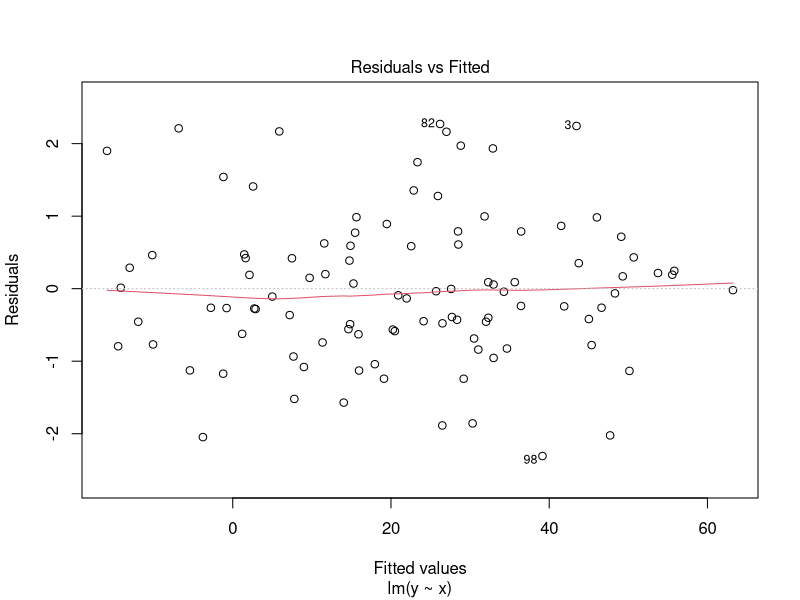
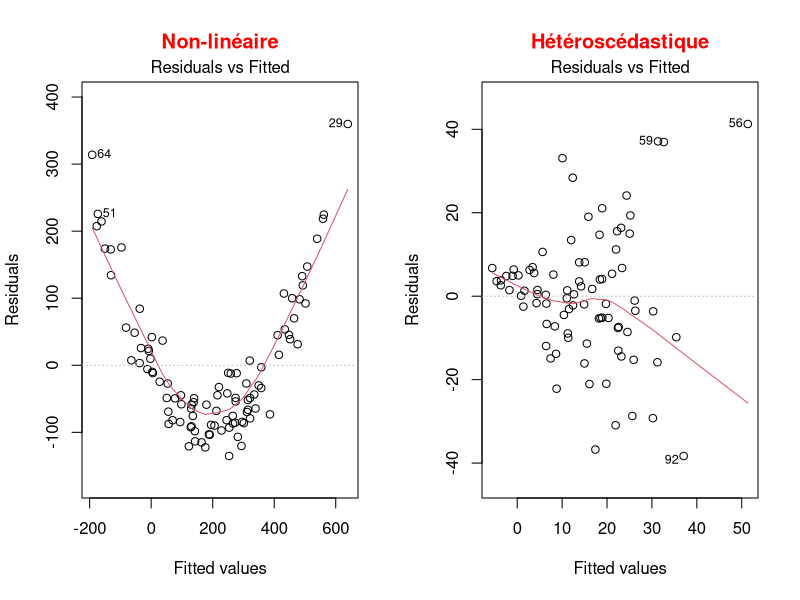
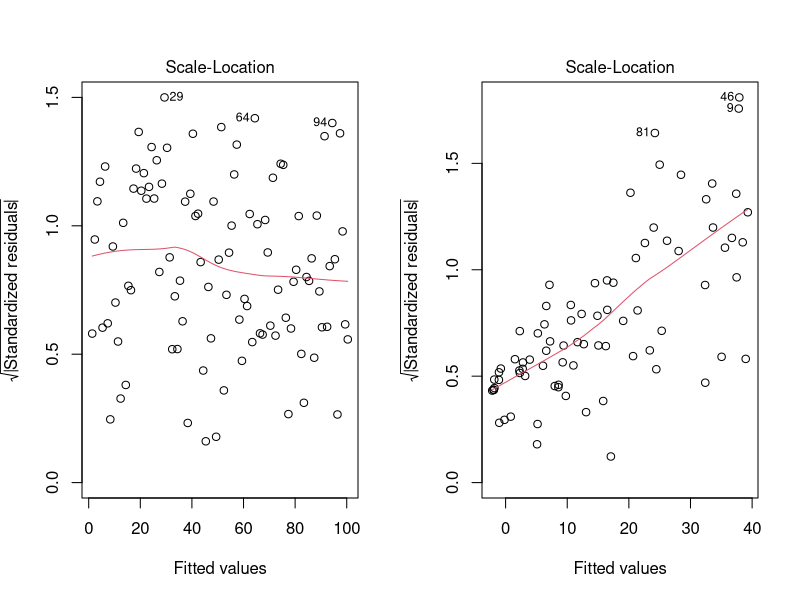
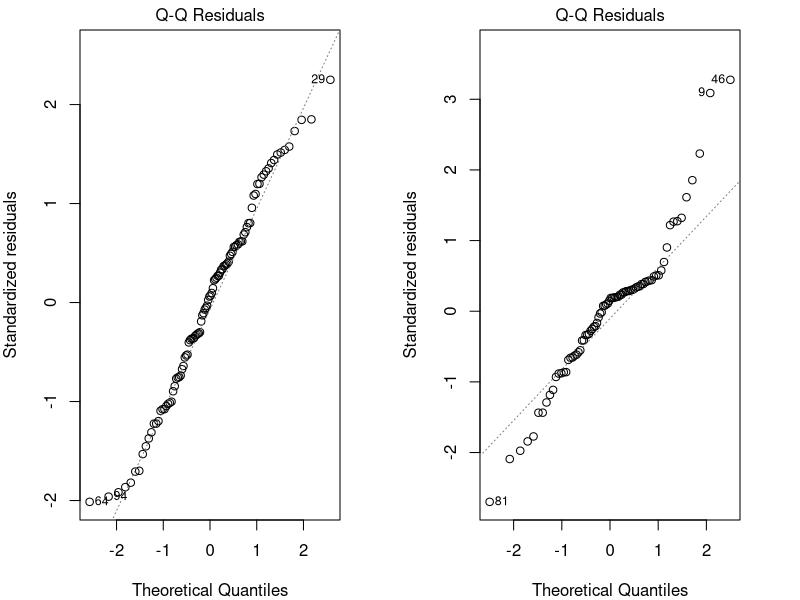
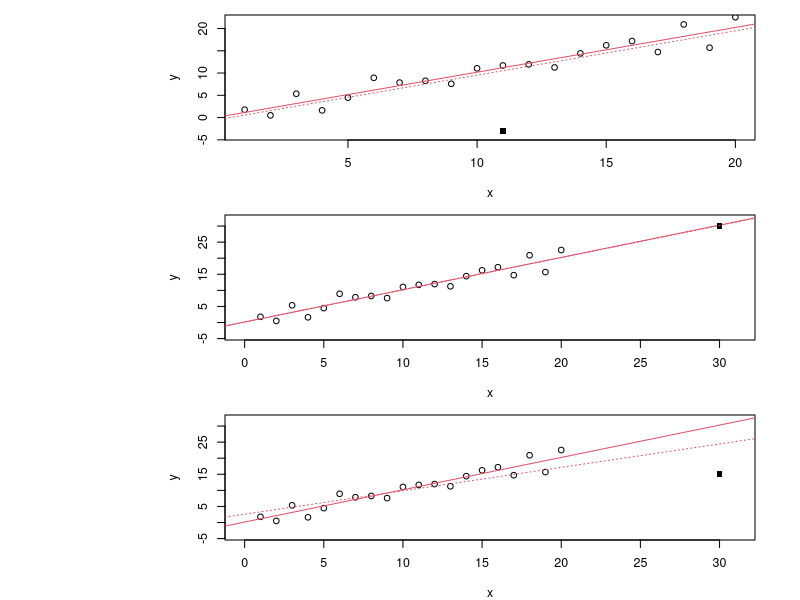
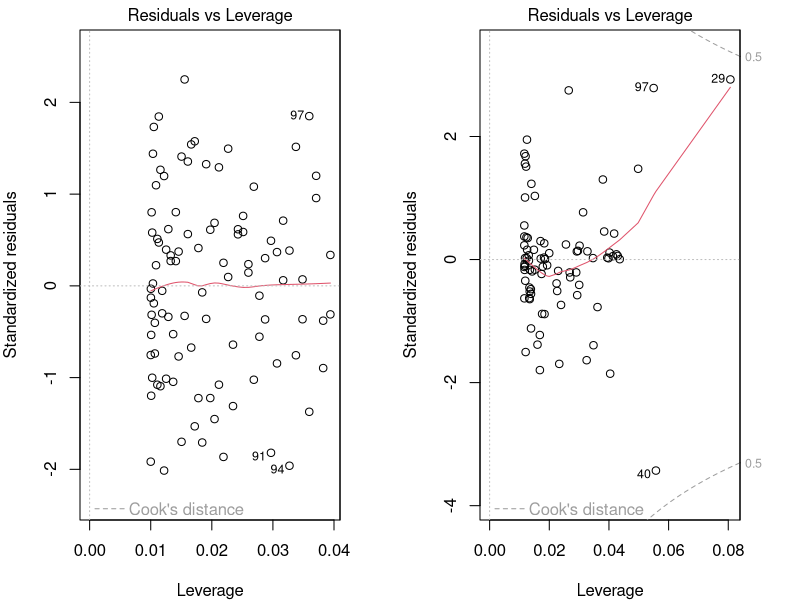
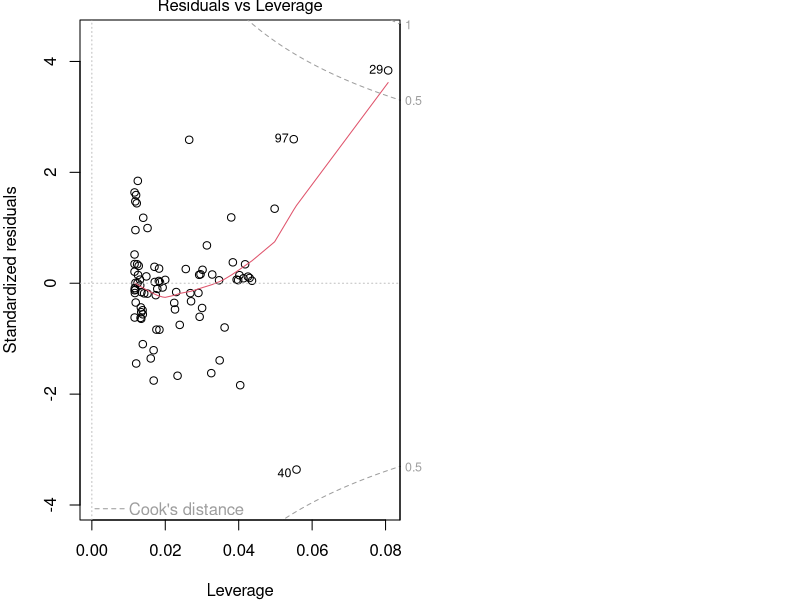
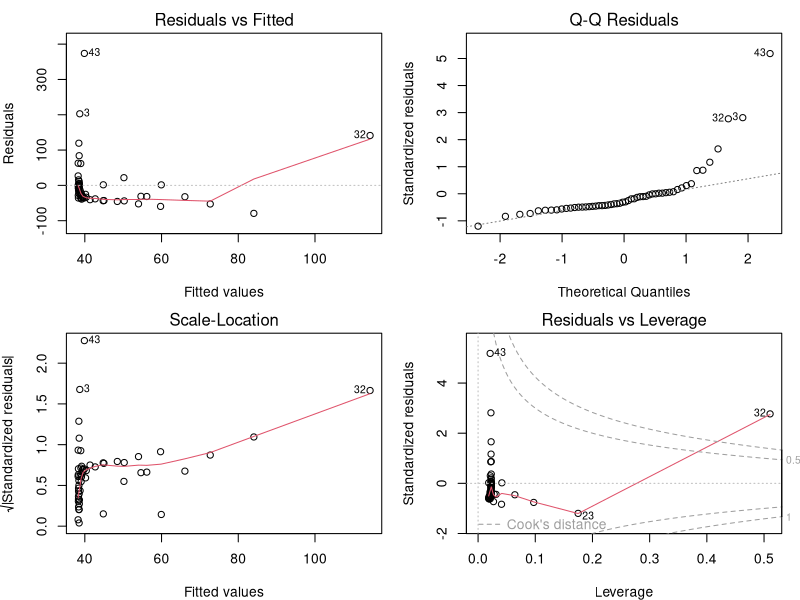

Recreate these plots in R, in order. (Note: this script raises an error after producing the figures.)
## ---- chunk 1
knitr::opts_chunk$set(
  comment = "#",
  collapse = TRUE,
  cache = TRUE,
  warning = FALSE,
  message = FALSE,
  fig.width=6, fig.height=6,
  fig.align = 'center'
)
## ---- chunk 2
options(repos=structure(c(CRAN="http://cran.r-project.org")))
## ---- chunk 3
if (!require(dplyr)) install.packages("dplyr")
library(dplyr)

if (!require(kableExtra)) install.packages("kableExtra")
library(kableExtra)

if (!require(vegan)) install.packages("vegan")
library(vegan)

if (!require(e1071)) install.packages("e1071")
library(e1071)

if (!require(MASS)) install.packages("MASS")
library(MASS)

if (!require(car)) install.packages("car")
library(car)
## ---- chunk 4
bird <- read.csv("Scripts_and_data/birdsdiet.csv")
## ---- chunk 5
str(bird)
## ---- chunk 6
str(bird)
## ---- chunk 7
lm1 <- lm(MaxAbund ~ Mass, data = bird)
## ---- chunk 8
  set.seed(1234564)
  x <- rnorm(100,10,10)
  y <- 2*x+0 + rnorm(100)
  lm <- lm(y~x)
  plot(lm, which = 1)
## ---- chunk 9
par(mfrow=c(1,2))
set.seed(1234564)
x = rnorm(100,10,10)
y = (x)^2 + rnorm(length(x),0,30)
lm=lm(y~scale(x))
plot(lm,which = 1, main = "Non-linéaire", col.main="red")

x = rnorm(100,10,10)
y = (x) + 0 + rnorm(length(x), 0, x)
lm=lm(y~scale(x))
plot(lm,which = 1, main = "Hétéroscédastique", col.main="red")
## ---- chunk 10
par(mfrow=c(1,2))
set.seed(1234564)
x <- 1:100
y <- x + rnorm(100,sd=5)
lm=lm(y~x)
plot(lm,which = 3)

set.seed(2)
x = rnorm(100,10,10)
y = (x) + 0 + rnorm(length(x), 0, x)
lm=lm(y~scale(x))
plot(lm,which = 3)
## ---- chunk 11
par(mfrow=c(1,2), mar = c(4, 4, 1.5, 3))
set.seed(1234564)
x <- 1:100
y <- x + rnorm(100,sd=5)
lm=lm(y~x)
plot(lm, which = 2)

set.seed(2)
x = rnorm(100,10,10)
y = (x) + 0 + rnorm(length(x), 0, x)
lm=lm(y~scale(x))
plot(lm, which = 2)
## ---- chunk 12
par(mfrow=c(3, 1), mar = c(4, 15, 1, 3), cex = 0.75)
set.seed(1234564)
x <- 1:20
y <- rnorm(x, x, 2)
lm0 <- lm(y ~ x)
# plot 1
plot(x, y, ylim = c(-4, 22)); abline(lm0, col = 2); points(11, -3, pch = 15)
# add 20, 10 point to the new lm
xx <- c(x, 11); yy <- c(y, -3)
abline(lm(yy ~ xx), col = 2, lty = 3)
text(-20, 10, srt=0, adj = 0, labels = "* Pas d'effet de levier \n* Faible influence
", xpd = TRUE, cex = 1.5)
# plot 2
plot(x, y, ylim = c(-4, 32), xlim = c(0, 31)); abline(lm0, col = 2); points(30, 30, pch = 15)
# add 20, 10 point to the new lm
xx <- c(x, 30); yy <- c(y, 30)
abline(lm(yy ~ xx), col = 2, lty = 3)
text(-33, 15, srt=0, adj = 0, labels = "* Effet de levier \n* Pas d'influence", xpd = TRUE, cex = 1.5)

# plot 3
plot(x, y, ylim = c(-4, 32), xlim = c(0, 31)); abline(lm0, col = 2); points(30, 15, pch = 15)
# add 20, 10 point to the new lm
xx <- c(x, 30); yy <- c(y, 15)
abline(lm(yy ~ xx), col = 2, lty = 3)
text(-33, 15, srt=0, adj = 0, labels = '* Effet de levier \n* Influence élevée', xpd = TRUE, cex = 1.5)
## ---- chunk 13
par(mfrow=c(1,2), mar = c(4, 4, 1.5, 3))
set.seed(1234564)
x <- 1:100
y <- x + rnorm(100,sd=5)
lm=lm(y~x)
plot(lm, which = 5)

set.seed(1234564)
x = rnorm(100,10,10)
y = (x) + 0 + rnorm(length(x), 0, x)
lm=lm(y~scale(x))
plot(lm, which = 5)
## ---- chunk 14
par(mar = c(4, 4, 1, 0))
set.seed(1234564)
x = rnorm(100,10,10)
y = (x) + 0 + rnorm(length(x), 0, x)
y[29] <- 100
lm=lm(y~scale(x))
plot(lm, which = 5)
## ---- chunk 15
par(mfrow=c(2,2), mar = c(4,4,2,1.1), oma =c(0,0,0,0))
plot(lm1)
## ---- chunk 16
par(mfrow=c(1,3), mar = c(4,4,3,1), cex = 0.8)
plot(bird$MaxAbund ~ bird$Mass)
abline(lm1) # adds the best-fit line
hist(bird$MaxAbund) # hist() produces a histogram of the variable
hist(bird$Mass)
## ---- chunk 17
shapiro.test(bird$MaxAbund)
shapiro.test(bird$Mass)
## ---- chunk 18
skewness(bird$MaxAbund)
skewness(bird$Mass)
## ---- chunk 19
bird$logMaxAbund <- log10(bird$MaxAbund)
bird$logMass <- log10(bird$Mass)
## ---- chunk 20
lm2 <- lm(logMaxAbund ~ logMass, data = bird)
## ---- chunk 21
par(mfrow=c(2,2), mar=c(3,4,1.15,1.2))
plot(lm2)
## ---- chunk 22
par(mfrow=c(1,3), mar=c(4,4,1.15,1.2))
plot(logMaxAbund ~ logMass, data=bird)
abline(lm2)
hist(log10(bird$MaxAbund))
hist(log10(bird$Mass))
## ---- chunk 23
summary(lm2)
## ---- chunk 24
lm2$coef
summary(lm2)$coefficients
summary(lm2)$r.squared
## ---- chunk 25
summary(lm2)
## ---- chunk 26
lm3 <- lm(logMaxAbund~logMass, data=bird, subset=!bird$Aquatic)
# removes aquatic birds (= TRUE)
# or equivalently
lm3 <- lm(logMaxAbund~logMass, data=bird, subset=bird$Aquatic == 0)
## ---- chunk 27
par(mfrow=c(1,2), mar = c(4, 4, 3, 1))
plot(logMaxAbund~logMass, data=bird, main = 'Tous les oiseaux')
abline(lm2, col = 'red')
plot(logMaxAbund~logMass, data=bird, subset=!bird$Aquatic, main = 'Oiseaux terrestres')
abline(lm3, col = 'red')
## ---- chunk 28
# Run the model
lm4 <- lm(logMaxAbund ~ logMass, data=bird, subset=bird$Passerine == 1)
summary(lm4)
## ---- chunk 29
# diagnostic plots
par(mfrow=c(2,2), mar = c(4,4,2,1.1), oma =c(0,0,0,0))
plot(lm4)
## ---- chunk 30
# Recall: we want adj.r.squared
summary(lm2)$adj.r.squared
summary(lm3)$adj.r.squared
summary(lm4)$adj.r.squared
## ---- chunk 31
boxplot(logMass ~ Aquatic,
        data = bird, names = c("Non aquatique", "Aquatique"))
## ---- chunk 32
var.test(logMass ~ Aquatic, data = bird)
## ---- chunk 33
ttest1 <- t.test(logMass ~ Aquatic, var.equal = TRUE, data = bird)

# Or use lm()
ttest.lm1 <- lm(logMass ~ Aquatic, data=bird)
## ---- chunk 34
ttest1$statistic^2
anova(ttest.lm1)$F
# réponse : F=60.3845 dans les deux cas
## ---- chunk 35
ttest1
## ---- chunk 36
# Unilateral t-test
uni.ttest1 <- t.test(logMass ~ Aquatic,
                     var.equal = TRUE,
                     data = bird,
                     alternative = "less")
## ---- chunk 37
uni.ttest1
## ---- chunk 38
str(bird)
## ---- chunk 39
par(mar = c(4, 4, 0.5, 1))
boxplot(logMaxAbund ~ Diet, data = bird,
  ylab = expression("log"[10]*"(Abondance maximale)"), xlab = 'Régime alimentaire')
## ---- chunk 40
par(mar=c(4,4,.1,1))
med <- sort(tapply(bird$logMaxAbund, median))
boxplot(logMaxAbund ~ factor(Diet, levels = names(med)), data = bird,
        ylab = expression("log"[10]*"(Abondance maximale)"), xlab = 'Régime alimentaire')
## ---- chunk 41
par(mar=c(4,4,.4,1))
plot.design(logMaxAbund ~ Diet, data=bird,
  ylab = expression("log"[10]*"(Abondance maximale)"))
## ---- chunk 42
anov1 <- lm(logMaxAbund ~ Diet,
            data = bird)
## ---- chunk 43
aov1 <- aov(logMaxAbund ~ Diet,
            data = bird)
## ---- chunk 44
anova(anov1)
## ---- chunk 45
summary(aov1)
## ---- chunk 46
bartlett.test(logMaxAbund ~ Diet,
              data = bird)
## ---- chunk 47
shapiro.test(resid(anov1))
## ---- chunk 48
summary(anov1)
## ---- chunk 49
summary.lm(aov1)
## ---- chunk 50
TukeyHSD(aov(anov1), ordered = TRUE)
## ---- chunk 51
par(mar=c(3,3,0.5,0.5))
sd <- tapply(bird$logMaxAbund, sd)
means <- tapply(bird$logMaxAbund, mean)
n <- length(bird$logMaxAbund)
se <- 1.96*sd/sqrt(n)
bp <- barplot(means, ylim = c(0, max(bird$logMaxAbund) - 0.5))
epsilon = 0.1
segments(bp, means - se, bp, means + se, lwd=2) # barres verticales
segments(bp - epsilon, means - se, bp + epsilon, means - se, lwd = 2) # barres horizontales
segments(bp - epsilon, means + se, bp + epsilon, means + se, lwd = 2) # barres horizontales
## ---- chunk 52
anov2 <- lm(logMaxAbund ~ Diet*Aquatic, data = bird)
summary(anov2)
## ---- chunk 53
anov2 <- lm(logMaxAbund ~ Diet*Aquatic, data = bird)
anova(anov2)
## ---- chunk 54
## functions
f1 <- function(x, a, b) {
  return(x*a+b)
}
# conf for plot
col = rgb(118, 143, 175, maxColorValue = 255)
x <- 1:20
par(mfrow = c(1, 3), mar = c(1, 1, 6.5, 4))

# plot 1
plot(x, f1(x, a=1.1,b=2), ylim = c(0, 60), type = 'l', lwd = 2.5, xaxt = "n", yaxt = "n", xlab = "", ylab = "", bty='l', col = col)
lines(f1(x, a=1.1,b=17), lwd = 2.5, col = col)
lines(f1(x, a=0.6,b=22), lwd = 2.5, col = col)
lines(f1(x, a=1.1,b=40), lwd = 2.5, col = col)
mtext('Un niveau du facteur\n a une pente différente', side = 3, line = 2, cex = 1.5)
# plot 2
plot(x, f1(x, a=.5,b=2), ylim = c(0, 60), type = 'l', lwd = 2.5, xaxt = "n", yaxt = "n", xlab = "", ylab = "", bty='l', col = col)
lines(f1(x, a=1.1,b=17), lwd = 2.5, col = col)
lines(f1(x, a=1.1,b=22), lwd = 2.5, col = col)
lines(f1(x, a=0.01,b=40), lwd = 2.5, col = col)
mtext('Des nombreaux niveaux ont\n des pentes différentes', side = 3, line = 2, cex = 1.5)
# plot 3
plot(x, f1(x, a=1.1,b=2), ylim = c(0, 60), type = 'l', lwd = 2.5, xaxt = "n", yaxt = "n", xlab = "", ylab = "", bty='l', col = col)
lines(f1(x, a=1.1,b=17), lwd = 2.5, col = col)
lines(f1(x, a=1.1,b=22), lwd = 2.5, col = col)
lines(f1(x, a=1.1,b=40), lwd = 2.5, col = col)
mtext("Pas d'interaction", side = 3, line = 2, cex = 1.5)
## ---- chunk 55
# plot to simulate effects::effect() plot
a = 40; b =20; sd = 8
par(mar=c(4,4,.5,1))
plot(c(a, b), ylim = c(10, 50), xlim = c(0.9, 2.1), xlab = 'factor Z', ylab = 'Y', xaxt = 'n')
lines(c(a, b), col = 4, pch = 1.5)
segments(c(1, 2), c(a-sd, b-sd), c(1,2), c(a+sd, b+sd), lwd = 1.5, col = 'orange')
segments(c(1, 2) - .04, c(a, b) + sd, c(1, 2) + .04, c(a, b) + sd, lwd = 1.5, col = 'orange')
segments(c(1, 2) - .04, c(a, b) - sd, c(1, 2) + .04, c(a, b) - sd, lwd = 1.5, col = 'orange')
points(c(1, 2), c(a, b), pch = 16, col = 4)
axis(1, at = c(1, 2), labels = FALSE) # add ticks
mtext(c('Level 1', 'Level 2'), 1, at = 1:2, line = 0.5) # add labels to ticks
## ---- chunk 56
str(bird)
## ---- chunk 57
ancov1 <- lm(logMaxAbund ~ logMass*Diet,
             data = bird)
anova(ancov1)
## ---- chunk 58
ancov2 <- lm(logMaxAbund ~ logMass + Diet,
             data = bird)
anova(ancov2)
## ---- chunk 59
Dickcissel = read.csv("Scripts_and_data/dickcissel.csv")
str(Dickcissel)
## ---- chunk 60
# select variables
var <- c('clTma', 'NDVI', 'grass', 'abund')
plot(Dickcissel[, var])
## ---- chunk 61
lm.mult <- lm(abund ~ clTma + NDVI + grass, data = Dickcissel)
summary(lm.mult)
## ---- chunk 62
par(mfrow = c(2, 2))
par(mfrow=c(2,2), mar = c(3.9,4,1.2,1.1), oma =c(0,0,0,0))
plot(lm.mult)
## ---- chunk 63
summary(lm.mult)
## ---- chunk 64
par(mfrow=c(1,3), mar=c(4, 4, 0.5, 0.5), cex = 1)
plot(abund ~ clTma, data = Dickcissel)
plot(abund ~ NDVI,  data = Dickcissel)
plot(abund ~ grass, data = Dickcissel)
## ---- chunk 65
lm.full <- lm(abund ~ . - Present,
              data = Dickcissel)
lm.step <- step(lm.full)
## ---- chunk 66
summary(lm.full)
## ---- chunk 67
summary(lm.step)
## ---- chunk 68
tapply(bird$logMaxAbund, mean)
coef(anov1)
coef(anov1)[1] + coef(anov1)[2] # InsectVert
coef(anov1)[1] + coef(anov1)[3] # Plant
## ---- chunk 69
sum(contrasts(bird$Diet)[,1])
sum(contrasts(bird$Diet)[,1]*contrasts(bird$Diet)[,2])
## ---- chunk 70
options(contrasts=c("contr.helmert", "contr.poly"))
sum(contrasts(bird$Diet)[,1])
sum(contrasts(bird$Diet)[,1]*contrasts(bird$Diet)[,2])
## ---- chunk 71
anov3 <- lm(logMaxAbund ~ Diet, data = bird)
summary(anov3)
## ---- chunk 72
table(bird$Aquatic)
## ---- chunk 73
unb.anov1 <- lm(logMaxAbund ~ Aquatic + Diet, data = bird)
unb.anov2 <- lm(logMaxAbund ~ Diet + Aquatic, data = bird)
## ---- chunk 74
anova(unb.anov1)
## ---- chunk 75
anova(unb.anov2)
## ---- chunk 76
car::Anova(unb.anov1, type = "III")
## ---- chunk 77
car::Anova(unb.anov2, type = "III")
## ---- chunk 78

poly.reg=data.frame(degré = 0:5,
                    Nom = c("Constante","Linéaire","Quadratique",
                             "Cubique","Quartique","Quintique"),
                    Example = c("\\(3\\)",
                                "\\(x+9\\)",
                                "\\(x^2-x+4\\)",
                                "\\(x^3-x^2+5\\)",
                                "\\(6x^4-x^3+x-2\\)",
                                "\\(x^5-3x^3+x^2+8\\)"))
knitr::kable(poly.reg, format = "html", escape=FALSE)
## ---- chunk 79
lm.linear <- lm(abund ~ clDD, data = Dickcissel)
lm.quad   <- lm(abund ~ clDD + I(clDD^2), data = Dickcissel)
lm.cubic  <- lm(abund ~ clDD + I(clDD^2) + I(clDD^3), data = Dickcissel)
summ_lm.linear <- capture.output(summary(lm.linear))[c(9:12, 17, 18)]
summ_lm.quad <- capture.output(summary(lm.quad))[c(9:13, 18, 19)]
summ_lm.cubic <- capture.output(summary(lm.cubic))[c(9:14, 17, 18)]
## ---- chunk 80
print(summ_lm.linear)
## ---- chunk 81
print(summ_lm.quad)
## ---- chunk 82
print(summ_lm.cubic)
## ---- chunk 83
mod <- lm(clDD ~ clFD + clTmi + clTma + clP + grass, data = Dickcissel)
car::vif(mod)
## ---- chunk 84
library(vegan)
part.lm = varpart(Dickcissel$abund, Dickcissel[ ,c("clDD","clFD","clTmi","clTma","clP")],
                  Dickcissel[ ,c("broadleaf","conif","grass","crop", "urban","wetland")])
part.lm
## ---- chunk 85
par(mar=rep(0.5,4))
showvarparts(2)
## ---- chunk 86
par(mar=rep(0.5,4))
plot(part.lm,
     digits = 2,
     bg = rgb(48,225,210,80,
              maxColorValue=225),
     col = "turquoise4")
## ---- chunk 87
out.1 = rda(Dickcissel$abund,
            Dickcissel[ ,c("clDD", "clFD","clTmi","clTma","clP")],
            Dickcissel[ ,c("broadleaf","conif","grass","crop", "urban","wetland")])
out.2 = rda(Dickcissel$abund,
            Dickcissel[ ,c("broadleaf","conif","grass","crop", "urban", "wetland")],
            Dickcissel[ ,c("clDD","clFD","clTmi", "clTma","clP")])
## ---- chunk 88
# Climat seul
anova(out.1, step = 1000, perm.max = 1000)
## ---- chunk 89
# Couverture du paysage seul
anova(out.2, step = 1000, perm.max = 1000)
